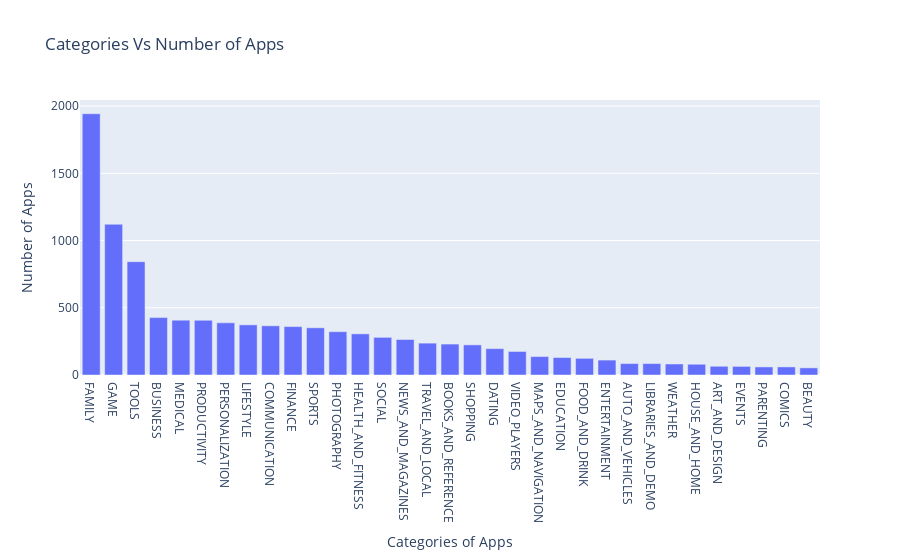

Notebook code cell kept with this figure:
### Code cell
# Exploring the categories which dominates the App market

# We will be using plotly library for the visualization

#printing total number of unique categories
 
unique_categories=len(apps_cleaned["Category"].unique())
print(f"Number of unique categories of Apps  are {unique_categories}")
print("And they are Below")
print(apps_cleaned["Category"].unique().tolist(),end="\n")

#Counting number of apps in each category

num_of_apps=apps_cleaned["Category"].value_counts().sort_values(ascending=False)

#plotting which categories are dominating the App market

trace0=go.Bar(
    x=num_of_apps.index,
    y=num_of_apps.values
)

layout=go.Layout(
    title="Categories Vs Number of Apps",
    xaxis=dict(title="Categories of Apps"),
    yaxis=dict(title="Number of Apps")
)

data=[trace0]

fig=go.Figure(data,layout)

plotly.offline.iplot(fig)

### Figure 1 — Plotly figure (JSON) as saved in the notebook; plotly's stock layout.template omitted (floating-point values rounded to 4 significant figures)
{"data": [{"type": "bar", "x": ["FAMILY", "GAME", "TOOLS", "BUSINESS", "MEDICAL", "PRODUCTIVITY", "PERSONALIZATION", "LIFESTYLE", "COMMUNICATION", "FINANCE", "SPORTS", "PHOTOGRAPHY", "HEALTH_AND_FITNESS", "SOCIAL", "NEWS_AND_MAGAZINES", "TRAVEL_AND_LOCAL", "BOOKS_AND_REFERENCE", "SHOPPING", "DATING", "VIDEO_PLAYERS", "MAPS_AND_NAVIGATION", "EDUCATION", "FOOD_AND_DRINK", "ENTERTAINMENT", "AUTO_AND_VEHICLES", "LIBRARIES_AND_DEMO", "WEATHER", "HOUSE_AND_HOME", "ART_AND_DESIGN", "EVENTS", "PARENTING", "COMICS", "BEAUTY"], "y": [1943, 1121, 843, 427, 408, 407, 388, 373, 366, 360, 351, 322, 306, 280, 264, 237, 230, 224, 196, 175, 137, 130, 124, 111, 85, 85, 82, 80, 65, 64, 60, 60, 53]}], "layout": {"title": {"text": "Categories Vs Number of Apps"}, "xaxis": {"title": {"text": "Categories of Apps"}}, "yaxis": {"title": {"text": "Number of Apps"}}}}
